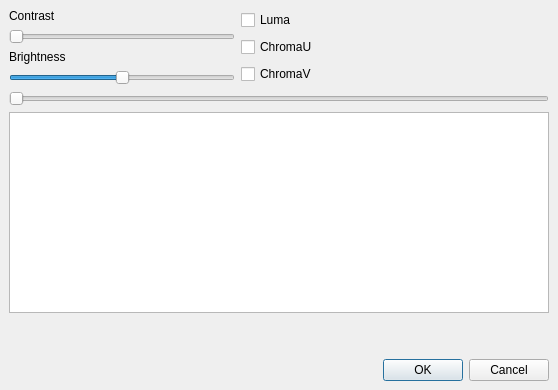
<ui version="4.0" >
 <class>Dialog</class>
 <widget class="QDialog" name="Dialog" >
  <property name="geometry" >
   <rect>
    <x>0</x>
    <y>0</y>
    <width>558</width>
    <height>390</height>
   </rect>
  </property>
  <property name="windowTitle" >
   <string>Contrast</string>
  </property>
  <layout class="QGridLayout" >
   <property name="margin" >
    <number>9</number>
   </property>
   <property name="spacing" >
    <number>6</number>
   </property>
   <item row="3" column="2" >
    <spacer>
     <property name="orientation" >
      <enum>Qt::Vertical</enum>
     </property>
     <property name="sizeType" >
      <enum>QSizePolicy::Ignored</enum>
     </property>
     <property name="sizeHint" >
      <size>
       <width>20</width>
       <height>40</height>
      </size>
     </property>
    </spacer>
   </item>
   <item row="2" column="0" colspan="3" >
    <widget class="QGraphicsView" name="graphicsView" />
   </item>
   <item row="1" column="0" colspan="3" >
    <widget class="QSlider" name="horizontalSlider" >
     <property name="orientation" >
      <enum>Qt::Horizontal</enum>
     </property>
    </widget>
   </item>
   <item row="4" column="0" colspan="3" >
    <widget class="QDialogButtonBox" name="buttonBox" >
     <property name="orientation" >
      <enum>Qt::Horizontal</enum>
     </property>
     <property name="standardButtons" >
      <set>QDialogButtonBox::Cancel|QDialogButtonBox::NoButton|QDialogButtonBox::Ok</set>
     </property>
    </widget>
   </item>
   <item row="0" column="1" >
    <layout class="QVBoxLayout" >
     <property name="margin" >
      <number>0</number>
     </property>
     <property name="spacing" >
      <number>6</number>
     </property>
     <item>
      <widget class="QCheckBox" name="checkBoxY" >
       <property name="text" >
        <string>Luma</string>
       </property>
      </widget>
     </item>
     <item>
      <widget class="QCheckBox" name="checkBoxU" >
       <property name="text" >
        <string>ChromaU</string>
       </property>
      </widget>
     </item>
     <item>
      <widget class="QCheckBox" name="checkBoxV" >
       <property name="text" >
        <string>ChromaV</string>
       </property>
      </widget>
     </item>
    </layout>
   </item>
   <item row="0" column="0" >
    <layout class="QVBoxLayout" >
     <property name="margin" >
      <number>0</number>
     </property>
     <property name="spacing" >
      <number>6</number>
     </property>
     <item>
      <widget class="QLabel" name="label" >
       <property name="text" >
        <string>Contrast</string>
       </property>
      </widget>
     </item>
     <item>
      <widget class="QSlider" name="horizontalSliderContrast" >
       <property name="minimum" >
        <number>5</number>
       </property>
       <property name="maximum" >
        <number>15</number>
       </property>
       <property name="orientation" >
        <enum>Qt::Horizontal</enum>
       </property>
      </widget>
     </item>
     <item>
      <widget class="QLabel" name="label_2" >
       <property name="text" >
        <string>Brightness</string>
       </property>
      </widget>
     </item>
     <item>
      <widget class="QSlider" name="horizontalSliderBrightness" >
       <property name="minimum" >
        <number>-127</number>
       </property>
       <property name="maximum" >
        <number>127</number>
       </property>
       <property name="orientation" >
        <enum>Qt::Horizontal</enum>
       </property>
      </widget>
     </item>
    </layout>
   </item>
   <item row="0" column="2" >
    <spacer>
     <property name="orientation" >
      <enum>Qt::Horizontal</enum>
     </property>
     <property name="sizeHint" >
      <size>
       <width>40</width>
       <height>20</height>
      </size>
     </property>
    </spacer>
   </item>
  </layout>
 </widget>
 <resources/>
 <connections>
  <connection>
   <sender>buttonBox</sender>
   <signal>accepted()</signal>
   <receiver>Dialog</receiver>
   <slot>accept()</slot>
   <hints>
    <hint type="sourcelabel" >
     <x>248</x>
     <y>254</y>
    </hint>
    <hint type="destinationlabel" >
     <x>157</x>
     <y>274</y>
    </hint>
   </hints>
  </connection>
  <connection>
   <sender>buttonBox</sender>
   <signal>rejected()</signal>
   <receiver>Dialog</receiver>
   <slot>reject()</slot>
   <hints>
    <hint type="sourcelabel" >
     <x>316</x>
     <y>260</y>
    </hint>
    <hint type="destinationlabel" >
     <x>286</x>
     <y>274</y>
    </hint>
   </hints>
  </connection>
 </connections>
</ui>
